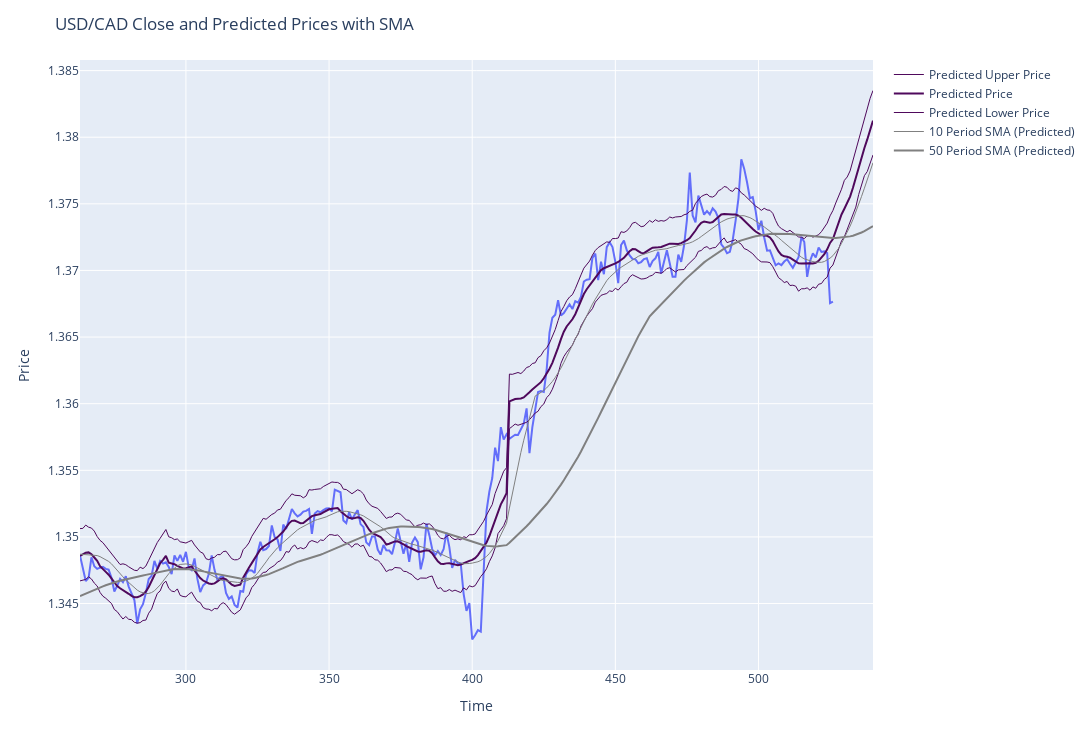

The notebook cell this image was saved under:
### Code cell
# create an interactive chart using ploty express

import plotly.express as px
import plotly.graph_objects as go

# Create the main line chart using 'Close' column
fig = px.line(half_data, x=half_data.index, y='Close', labels={'Close': 'Close Price'}, line_shape='linear')

# Add other lines to the chart using the add_trace method
fig.add_trace(go.Scatter(x=half_data.index, y=half_data['yhat_upper'], mode='lines', name='Predicted Upper Price', line=dict(width=1, color='#4f095c', dash='solid')))
fig.add_trace(go.Scatter(x=half_data.index, y=half_data['yhat'], mode='lines', name='Predicted Price', line=dict(width=2, color='#4f095c', dash='solid')))
fig.add_trace(go.Scatter(x=half_data.index, y=half_data['yhat_lower'], mode='lines', name='Predicted Lower Price', line=dict(width=1, color='#4f095c', dash='solid')))
fig.add_trace(go.Scatter(x=half_data.index, y=half_data['10sma'], mode='lines', name='10 Period SMA (Predicted)', line=dict(width=1, color='gray', dash='solid')))
fig.add_trace(go.Scatter(x=half_data.index, y=half_data['50sma'], mode='lines', name='50 Period SMA (Predicted)', line=dict(width=2, color='gray', dash='solid')))

# Set chart's title, x-axis label, and y-axis label
fig.update_layout(title='USD/CAD Close and Predicted Prices with SMA', xaxis_title='Time', yaxis_title='Price', width=1200, height=750)
# Customize the appearance of the 'Close' line
fig.update_traces(line=dict(width=1, color='#6c6e0d'), opacity=0.3, selector=dict(name='Close Price'))

# Show the chart
fig.show()

### Figure 1 — Plotly figure (JSON) as saved in the notebook; plotly's stock layout.template omitted (floating-point values rounded to 4 significant figures; data arrays with more than 128 entries replaced by an {"elided": "..."} marker saying what was removed)
{"data": [{"hovertemplate": "index=%{x}<br>Close Price=%{y}<extra></extra>", "legendgroup": "", "line": {"color": "#636efa", "dash": "solid", "shape": "linear"}, "marker": {"symbol": "circle"}, "mode": "lines", "name": "", "orientation": "v", "showlegend": false, "type": "scatter", "x": {"elided": "278 int values"}, "xaxis": "x", "y": {"elided": "278 float values"}, "yaxis": "y"}, {"line": {"color": "#4f095c", "dash": "solid", "width": 1}, "mode": "lines", "name": "Predicted Upper Price", "type": "scatter", "x": {"elided": "278 int values"}, "y": {"elided": "278 float values"}}, {"line": {"color": "#4f095c", "dash": "solid", "width": 2}, "mode": "lines", "name": "Predicted Price", "type": "scatter", "x": {"elided": "278 int values"}, "y": {"elided": "278 float values"}}, {"line": {"color": "#4f095c", "dash": "solid", "width": 1}, "mode": "lines", "name": "Predicted Lower Price", "type": "scatter", "x": {"elided": "278 int values"}, "y": {"elided": "278 float values"}}, {"line": {"color": "gray", "dash": "solid", "width": 1}, "mode": "lines", "name": "10 Period SMA (Predicted)", "type": "scatter", "x": {"elided": "278 int values"}, "y": {"elided": "278 float values"}}, {"line": {"color": "gray", "dash": "solid", "width": 2}, "mode": "lines", "name": "50 Period SMA (Predicted)", "type": "scatter", "x": {"elided": "278 int values"}, "y": {"elided": "278 float values"}}], "layout": {"height": 750, "legend": {"tracegroupgap": 0}, "margin": {"t": 60}, "title": {"text": "USD/CAD Close and Predicted Prices with SMA"}, "width": 1200, "xaxis": {"anchor": "y", "domain": [0, 1], "title": {"text": "Time"}}, "yaxis": {"anchor": "x", "domain": [0, 1], "title": {"text": "Price"}}}}
